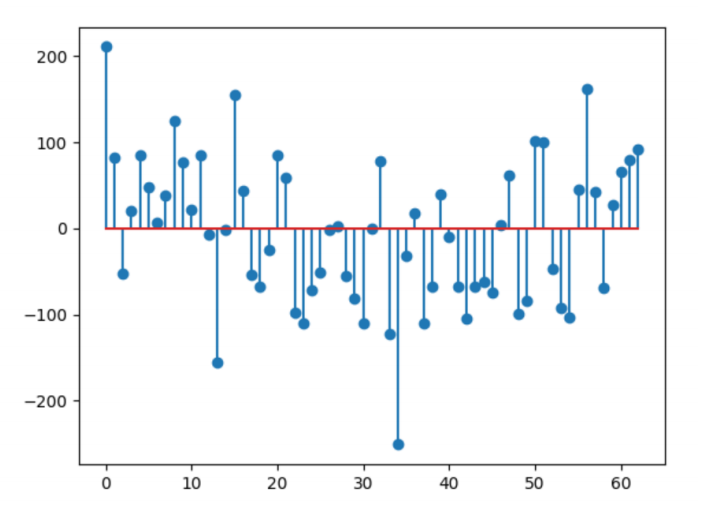

Here is the Python script that generated this plot:
import matplotlib.pyplot as plt
import random
import math

n = 10
omegaMax = 1200
N = 64

k = 128
tau = 64

def Plot(g):
    A = []
    fi = []
    for i in range(n):
        A.append(random.random())
        fii = random.random() * omegaMax
        fi.append(fii)
    for i in range(k):
        res = 0
        for j in range(n):
            res += A[j] * math.sin((omegaMax / (j + 1)) * i + fi[j])
        g.append(res)
        yy = i

def Fourier(g):
    Fp = []
    W = []
    Re = []
    Im = []
    for i in range(N):
        Re.append(math.sin(i * 2 * math.pi / 4))
        Im.append(math.cos(i * 2 * math.pi / 4))
        W.append(math.sqrt((Re[i] * Re[i]) + (Im[i] * Im[i])))
    for k in range(N - 1):
        Wpk = 0
        for p in range(N - 1):
            Wpk = Wpk + W[(p * k) % N]
        Fp.append(g[k] * Wpk)
    return Fp


if __name__ == "__main__":
    x = []
    Plot(x)
    Fp = Fourier(x)
    plt.stem(Fp)
    plt.show()
